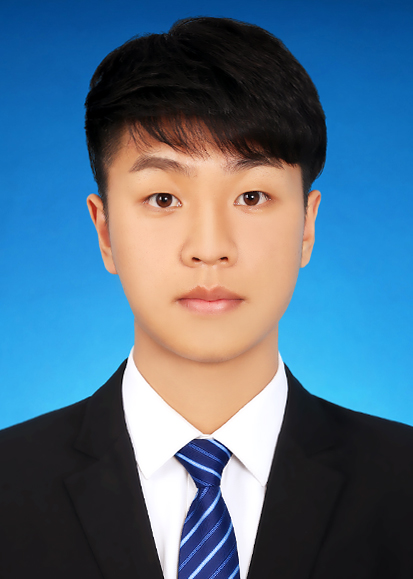
#> input picture Opencv学习/2、整体的系统学习/xiaochaosui.jpg, 413 x 579 px
$ python '1、图像基本处理.py'
#> lines starting #> are read from the running program, lines starting #| are printed output that depends on the picture; after the words box and inside, x2 and y2 are one past the last pixel; in counts of white or black regions, pixels touching at a corner belong together
import cv2
import matplotlib as plt
import numpy as np
'''
cv2.IMREAD_COLOR 彩色图像
cv2.IMREAD_GRAYSCALE 灰度图像
'''


img = cv2.imread('xiaochaosui.jpg')
#> img is the input picture: shape (579, 413, 3); mean B, G, R 132.5, 109.4, 80.5
print('img-',img.shape)
#| img- (579, 413, 3)
kernel = np.ones((3,3),np.uint8)
# 将BGR转换成灰度图
imgGray = cv2.cvtColor(img,cv2.COLOR_BGR2GRAY)
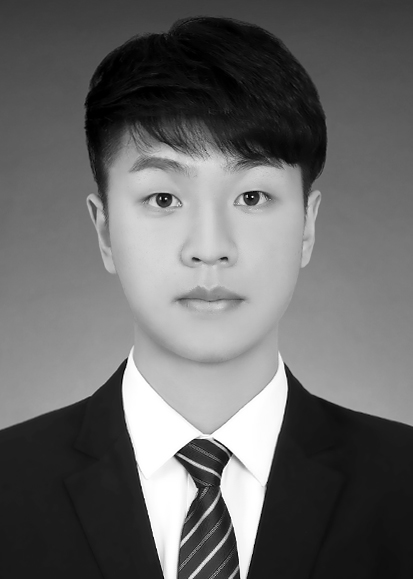
#> imgGray: shape (579, 413); min 0, max 255, mean 103.4
print('Gray',imgGray.shape)
#| Gray (579, 413)
# 将灰度图 高斯模糊 机密内核大小必须是奇数
imgBlur = cv2.GaussianBlur(imgGray,(99,99),0)
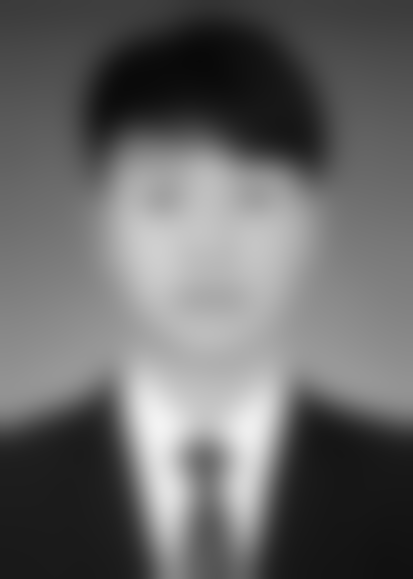
#> imgBlur: shape (579, 413); min 8, max 243, mean 103.4
# 边缘检测 线条 ，参数越大显示的 线条越少
imgCanny = cv2.Canny(img,150,200)
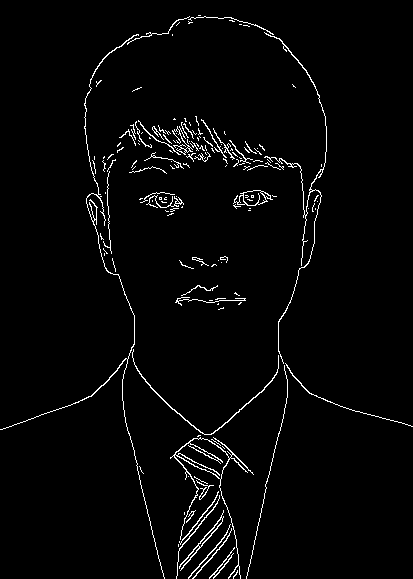
#> imgCanny: shape (579, 413); 2.6% white in thin lines or dots
# 放大线条，由后面的迭代参数决定，膨胀
imgDialation = cv2.dilate(imgCanny,kernel,iterations=1)
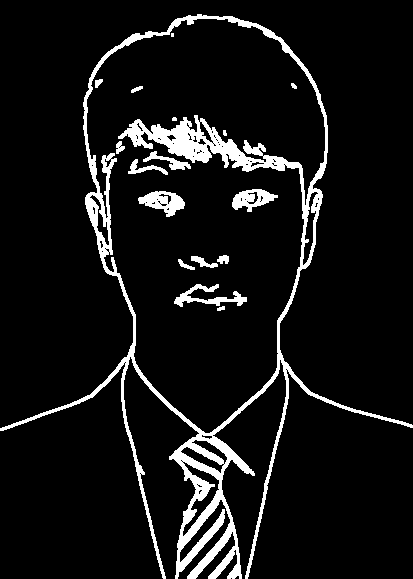
#> imgDialation: shape (579, 413); 8.1% white; 17 white regions (2 under 20 px), largest, box (x1, y1, x2, y2) and area: (0, 14, 413, 579) 16416, (138, 191, 185, 217) 664, (174, 284, 247, 307) 599
# 侵蚀图片 还原
imgEroded = cv2.erode(imgDialation,kernel,iterations=1)
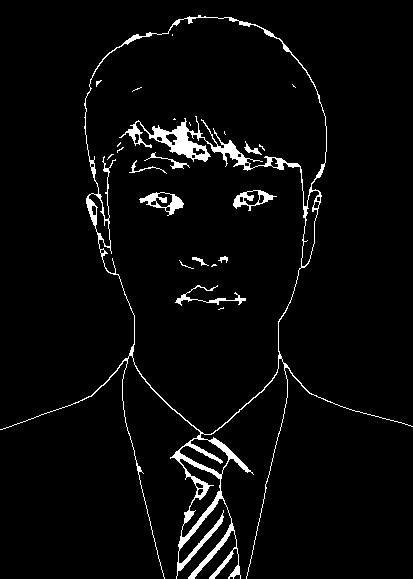
#> imgEroded: shape (579, 413); 3.8% white; 23 white regions (13 under 20 px), largest, box (x1, y1, x2, y2) and area: (0, 15, 413, 579) 7537, (139, 192, 184, 216) 396, (233, 190, 277, 211) 322

cv2.imshow('imgGray',imgGray)
cv2.imshow('imgBlur',imgBlur)
cv2.imshow('imgCanny',imgCanny)
cv2.imshow('imgDialation',imgDialation)
cv2.imshow('imgEroded',imgEroded)
# [6 lines of commented-out code are left out]
cv2.waitKey(0)
cv2.destroyAllWindows()

# [33 lines of commented-out code are left out]
